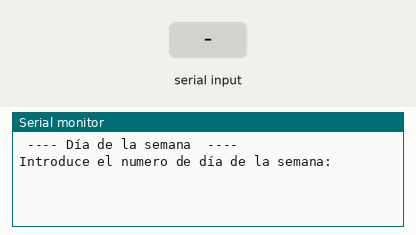
Simulated run of this sketch. Board: Arduino Uno, built with avr-gcc and run on an emulated ATmega328P. Parts: the last lines printed to the serial monitor. Inputs (shaded band) come from the test bench.

Above: at 1.2 s.
1.3 s: "90,45\n" received over Serial
At 2.9 s:
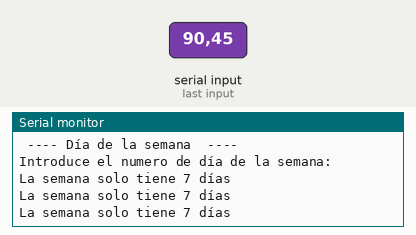
3.8 s: "1\n" received over Serial
At 4.6 s:
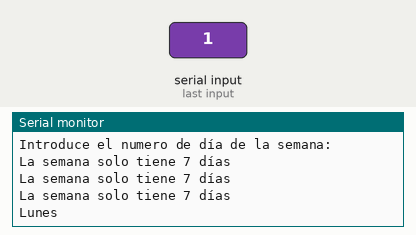
5.3 s: "2\n" received over Serial
At 6.1 s:
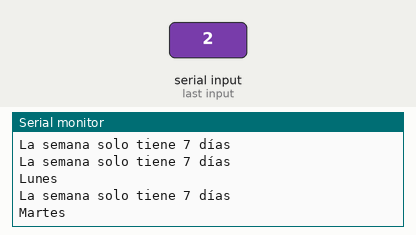
6.8 s: "4\n" received over Serial
At 7.4 s:
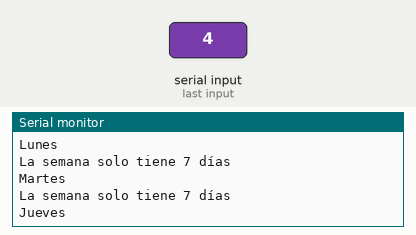
8.3 s: "5\n" received over Serial
At 9.1 s:
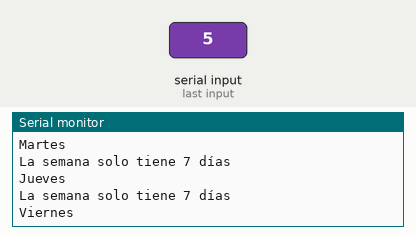

The sketch:

05_P03_EleccionMultiple.ino
```cpp
/*
  Programa 3: Elección Múltiple, indicar día de la semana a partir del numero de día de la semana
*/

int num = 0;

void setup(){

  Serial.begin(9600); // Comunicación serial

  Serial.println(" ---- Día de la semana  ----");
  Serial.println("");
  Serial.println("Introduce el numero de día de la semana: ");
}

void loop() {

  // Verificar si hay datos disponibles
  if (Serial.available() > 0) {

    // Lectura de datos:
    num = Serial.parseInt();

    // Sentencia switch para selección múltiple
    switch(num){
      case 1:
        Serial.println("Lunes");
        break;
      case 2:
        Serial.println("Martes");
        break;
      case 3:
        Serial.printlm("Miercoles");
        break;
      case 4:
        Serial.println("Jueves");
        break;
      case 5:
        Serial.println("Viernes");
        break;
      case 6:
        Serial.println("Sabado");
        break;
      case 7:
        Serial.print("Domingo");
        break;
      default: // para cuando ningúna opción coindice, por ejemplo si se introducen los números 0, 8 o superiores
        Serial.println("La semana solo tiene 7 días");
    }

  }

}
```

Measured:
- after the input at 1.3 s, the serial monitor: prints a new line at once (image 1)
- after the input at 3.8 s, the serial monitor: prints a new line at once (image 2)
- after the input at 5.3 s, the serial monitor: prints a new line at once (image 3)
- after the input at 6.8 s, the serial monitor: prints a new line at once (image 4)
- after the input at 8.3 s, the serial monitor: prints a new line at once (image 5)
